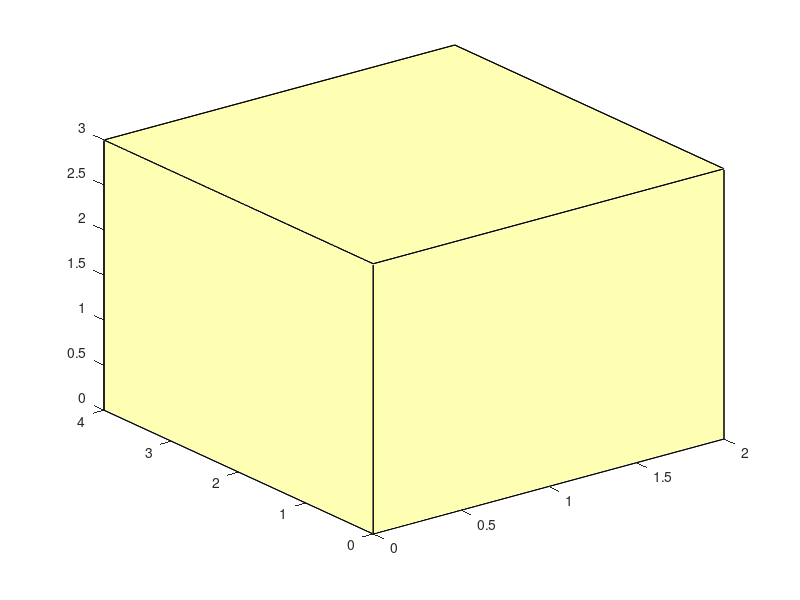

Recreate this plot in MATLAB.
figure
clear all
X=linspace(0,2);
Y=linspace(0,4);
Z=linspace(0,3);

hold on
XX = [X(1) X(end) X(end) 0 0; 0 0 0 0 0;0 0 X(end) X(end) 0;X(end) X(end) X(end) X(end) X(end); X(end) X(end) 0 0 X(end)];
YY = [0 0 Y(end) Y(end) 0; 0 0 Y(end) Y(end) 0;0 0 0 0 0; 0 0 Y(end) Y(end) 0;Y(end) Y(end) Y(end) Y(end) Y(end)];
ZZ = [3 3 3 3 3; 0 3 3 0 0; 0 3 3 0 0;0 3 3 0 0;0 3 3 0 0];
for i=1:5
fill3(XX(i,:),YY(i,:),ZZ(i,:),'y','FaceAlpha',.3)
end




